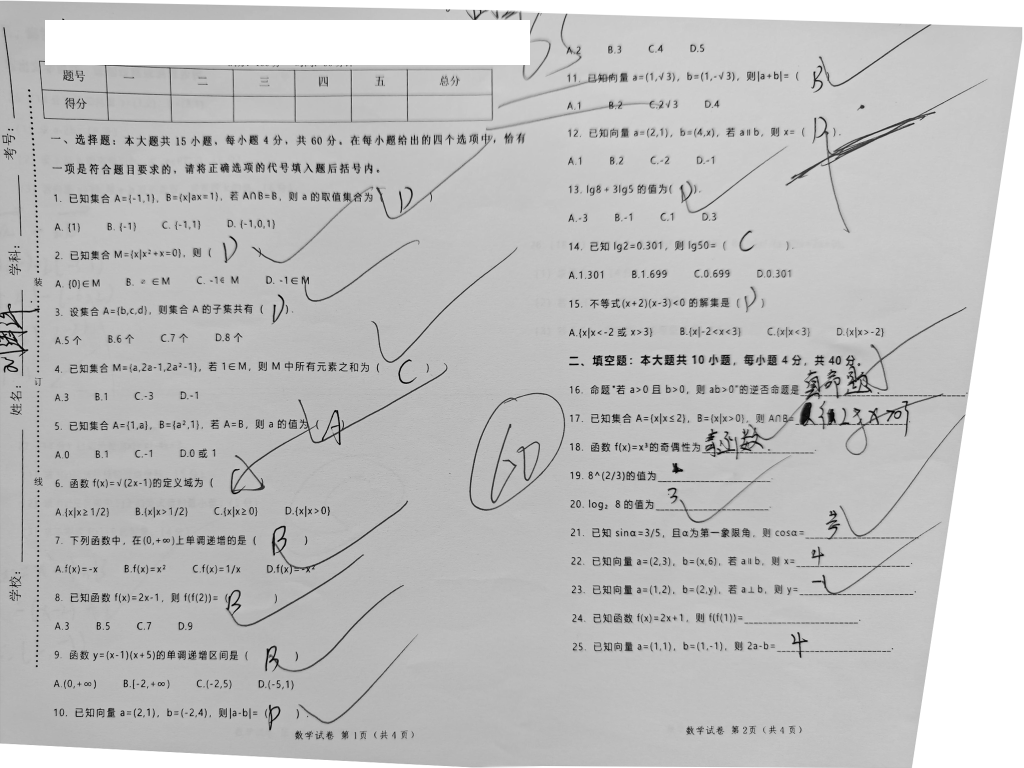
#> input picture desktop/worker/mathagent_worker/native/windows_nvidia_gpu/known_answer_1536x2048.pgm, 2048 x 1536 px (shown at 1/2 size)
$ python -i canonicalization.py   (imports and definitions only)
#> lines starting #> are read from the running program, lines starting #| are printed output that depends on the picture; after the words box and inside, x2 and y2 are one past the last pixel; in counts of white or black regions, pixels touching at a corner belong together
#> further down, picture is the input picture: shape (1536, 2048, 3); min 0, max 255, mean 192.1
from __future__ import annotations

import hashlib
import io
import json
import math
import os
import re
import uuid
from dataclasses import dataclass
from pathlib import Path
from typing import Any

import cv2
import numpy as np
from PIL import Image, ImageOps


CANONICALIZATION_VERSION = "paper-canonical-v1"
CANONICALIZATION_ALGORITHM = "opencv_page_quad_v1"
CANONICAL_COORDINATE_SYSTEM = "canonical_template_v1"
CANONICAL_SOURCE_COORDINATE_SYSTEM = "exif_display_pixels_top_left"
CANONICAL_PAGE_LONG_EDGE = 2000
CANONICAL_PAGE_MARGIN = 32
MAX_IMAGE_EDGE = 2200
MAX_SOURCE_PIXELS = 16_000_000

_SHA256_RE = re.compile(r"[0-9a-f]{64}\Z")
_SOURCE_SUFFIXES = {".jpg", ".jpeg", ".png"}
_METADATA_KEYS = {
    "version",
    "algorithm",
    "source_sha256",
    "source_format",
    "exif_orientation",
    "encoded_width",
    "encoded_height",
    "source_width",
    "source_height",
    "source_coordinate_space",
    "canonical_coordinate_space",
    "source_to_canonical",
    "detected_page_quad",
    "detection_method",
    "confidence",
    "page_margin_px",
    "canonical_sha256",
    "canonical_width",
    "canonical_height",
}


class TemplateCanonicalizationError(ValueError):
    """A bounded failure that is safe to return over the sidecar protocol."""

    def __init__(self, code: str):
        super().__init__(code)
        self.code = code


@dataclass(frozen=True)
class CanonicalTemplateResult:
    canonical_path: Path
    canonicalization: dict[str, Any]

    # [5 lines left out: function protocol_payload, not called in this run]


@dataclass(frozen=True)
class _LoadedTemplateSource:
    rgb: np.ndarray
    source_format: str
    encoded_width: int
    encoded_height: int
    display_width: int
    display_height: int
    exif_orientation: int
    display_to_work_x: float
    display_to_work_y: float


def _raise(code: str) -> None:
    raise TemplateCanonicalizationError(code)


# [140 lines left out: functions _provided_absolute_path, _inside, _resolve_paths, _sha256_file, _flatten_to_rgb, _resize_long_edge and 1 more, not called in this run]


def _order_page_quad(points: np.ndarray) -> np.ndarray:
    quad = np.asarray(points, dtype=np.float32).reshape(4, 2)
    ordered = np.empty((4, 2), dtype=np.float32)
    sums = quad.sum(axis=1)
    differences = quad[:, 0] - quad[:, 1]
    ordered[0] = quad[int(np.argmin(sums))]
    ordered[1] = quad[int(np.argmax(differences))]
    ordered[2] = quad[int(np.argmax(sums))]
    ordered[3] = quad[int(np.argmin(differences))]
    if len({tuple(float(value) for value in point) for point in ordered}) != 4:
        raise ValueError("ambiguous_boundary")
    return ordered


def _page_content_metrics(gray: np.ndarray) -> tuple[float, float]:
    inset_y = max(2, gray.shape[0] // 50)
    inset_x = max(2, gray.shape[1] // 50)
    content = gray[inset_y:-inset_y, inset_x:-inset_x]
    if content.size == 0:
        content = gray
    return float(np.mean(content < 220)), float(np.std(content))


def _full_frame_page_confidence(gray: np.ndarray) -> float:
    border_width = max(3, min(gray.shape[:2]) // 100)
    borders = (
        gray[:border_width, :].ravel(),
        gray[-border_width:, :].ravel(),
        gray[:, :border_width].ravel(),
        gray[:, -border_width:].ravel(),
    )
    light_fractions = [float(np.mean(border > 185)) for border in borders]
    border_means = [float(np.mean(border)) for border in borders]
    dark_ratio, contrast = _page_content_metrics(gray)
    if (
        min(light_fractions) < 0.90
        or min(border_means) < 205.0
        or dark_ratio < 0.0015
        or contrast < 5.0
    ):
        return 0.0
    return min(0.94, 0.82 + min(0.10, dark_ratio * 2.0))


def _full_frame_content_confidence(gray: np.ndarray) -> float:
    """Allow an already-cropped template to use the complete image as its page.

    Scanner output and tightly cropped teacher templates often contain no visible
    paper corners or bright border.  The image boundary is still a valid template
    coordinate system as long as the page contains usable printed content.
    """

    inset_y = max(2, int(round(gray.shape[0] * 0.15)))
    inset_x = max(2, int(round(gray.shape[1] * 0.15)))
    interior = gray[inset_y:-inset_y, inset_x:-inset_x]
    if interior.size == 0:
        interior = gray
    dark_ratio = float(np.mean(interior < 220))
    contrast = float(np.std(interior))
    if dark_ratio < 0.0015 or contrast < 5.0:
        return 0.0
    return min(0.80, 0.70 + min(0.10, dark_ratio * 2.0))


def _approximate_quad(contour: np.ndarray) -> np.ndarray | None:
    hull = cv2.convexHull(contour)
    perimeter = cv2.arcLength(hull, True)
    if perimeter <= 0:
        return None
    for ratio in (0.015, 0.02, 0.025, 0.03, 0.04, 0.05):
        approximation = cv2.approxPolyDP(hull, ratio * perimeter, True)
        if len(approximation) == 4 and cv2.isContourConvex(approximation):
            return approximation.reshape(4, 2).astype(np.float32)
    return None


def _detect_page_quad(rgb: np.ndarray) -> tuple[np.ndarray, str, float]:
    height, width = rgb.shape[:2]
#> height = 1536; width = 2048
    if min(width, height) < 160:
        raise ValueError("page_too_small")

    detection_scale = min(1.0, 1200.0 / max(width, height))
#> detection_scale = 0.586
    if detection_scale < 1.0:
        detect_rgb = cv2.resize(
            rgb,
            (
                max(1, int(round(width * detection_scale))),
                max(1, int(round(height * detection_scale))),
            ),
            interpolation=cv2.INTER_AREA,
        )
    else:
        detect_rgb = rgb
    gray = cv2.cvtColor(detect_rgb, cv2.COLOR_RGB2GRAY)
    blurred = cv2.GaussianBlur(gray, (5, 5), 0)
    _threshold, otsu = cv2.threshold(
        blurred, 0, 255, cv2.THRESH_BINARY + cv2.THRESH_OTSU
    )
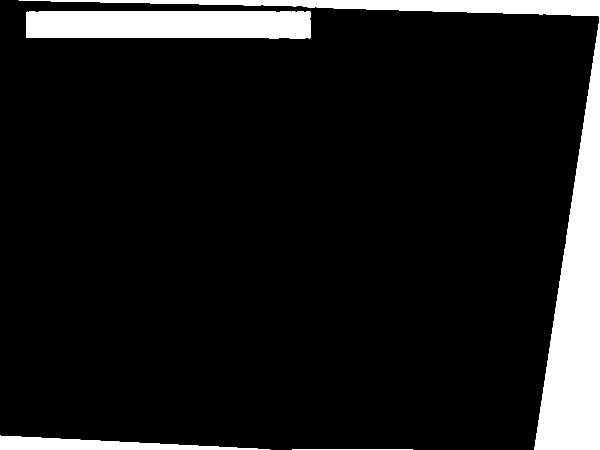
#> otsu: shape (900, 1200) (shown at 1/2 size); 10.5% white; 4 white regions, box (x1, y1, x2, y2) and area: (37, 0, 1200, 900) 75120, (53, 23, 622, 77) 30132, (0, 871, 541, 900) 8082, (584, 898, 826, 900) 400
    fixed = cv2.threshold(blurred, 180, 255, cv2.THRESH_BINARY)[1]
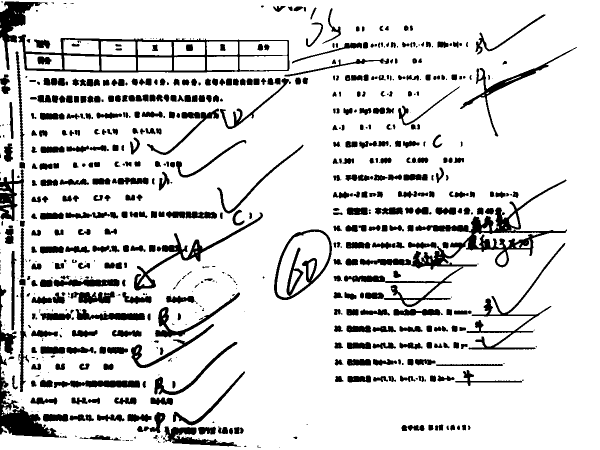
#> fixed: shape (900, 1200) (shown at 1/2 size); 85.7% white; 680 black regions (191 under 20 px), largest, box (x1, y1, x2, y2) and area: (688, 359, 1134, 614) 13519, (36, 69, 579, 145) 7658, (0, 706, 118, 875) 5259
    edges = cv2.Canny(blurred, 40, 140)
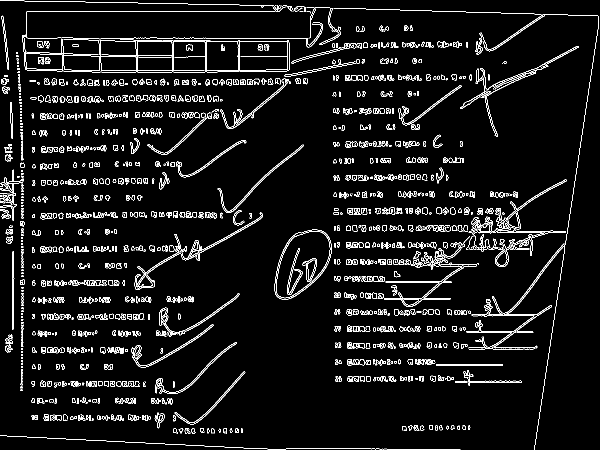
#> edges: shape (900, 1200) (shown at 1/2 size); 5.7% white in thin lines or dots
    kernel_size = max(5, int(round(min(gray.shape) * 0.012)))
#> kernel_size = 11
    if kernel_size % 2 == 0:
        kernel_size += 1
    kernel = cv2.getStructuringElement(cv2.MORPH_RECT, (kernel_size, kernel_size))
    masks = [
        cv2.morphologyEx(otsu, cv2.MORPH_CLOSE, kernel),
        cv2.morphologyEx(fixed, cv2.MORPH_CLOSE, kernel),
        cv2.morphologyEx(edges, cv2.MORPH_CLOSE, kernel),
    ]

    image_area = float(gray.shape[0] * gray.shape[1])
#> image_area = 1080000
    candidates: list[tuple[float, np.ndarray, float]] = []
    for mask in masks:
        contours, _hierarchy = cv2.findContours(
            mask, cv2.RETR_LIST, cv2.CHAIN_APPROX_SIMPLE
        )
        for contour in contours:
            contour_area = abs(float(cv2.contourArea(contour)))
            area_ratio = contour_area / image_area
            if area_ratio < 0.30 or area_ratio > 0.995:
                continue
            raw_quad = _approximate_quad(contour)
            if raw_quad is None:
                continue
            try:
                quad = _order_page_quad(raw_quad)
            except ValueError:
                continue
            polygon_area = abs(float(cv2.contourArea(quad)))
            if polygon_area / image_area < 0.30:
                continue
            side_lengths = [
                float(np.linalg.norm(quad[(index + 1) % 4] - quad[index]))
                for index in range(4)
            ]
            if min(side_lengths) < min(gray.shape) * 0.28:
                continue
            rectangle = cv2.minAreaRect(quad)
            rectangle_area = max(1.0, float(rectangle[1][0] * rectangle[1][1]))
            rectangularity = min(1.0, polygon_area / rectangle_area)
            interior_mask = np.zeros_like(gray)
            cv2.fillConvexPoly(interior_mask, np.rint(quad).astype(np.int32), 255)
            content_inset = max(3, min(gray.shape) // 100)
            content_kernel = cv2.getStructuringElement(
                cv2.MORPH_RECT,
                (content_inset, content_inset),
            )
            content_mask = cv2.erode(interior_mask, content_kernel)
            interior = gray[content_mask == 255]
            if interior.size == 0:
                continue
            if float(np.mean(interior < 220)) < 0.0015 or float(np.std(interior)) < 5.0:
                continue
            brightness = float(np.mean(interior)) / 255.0
            score = area_ratio * 0.55 + rectangularity * 0.30 + brightness * 0.15
            candidates.append((score, quad, area_ratio))
#> this loop made 3 passes
#> interior_mask: shape (900, 1200); every value is 255
#> after the loop, candidates = [(0.958, [[0, 0], [1199, 0], [1199, 899], [0, 899]], 0.991)]

    full_frame_confidence = _full_frame_page_confidence(gray)
#> in _full_frame_page_confidence, `light_fractions = [float(np.mean(border > 185)) for border in borders]`: light_fractions = [0.862, 0.88, 0.101, 1]
#> in _full_frame_page_confidence, `border_means = [float(np.mean(border)) for border in borders]`: border_means = [242.7, 225.4, 179.1, 253.2]
#> in _page_content_metrics, `content = gray[inset_y:-inset_y, inset_x:-inset_x]`:
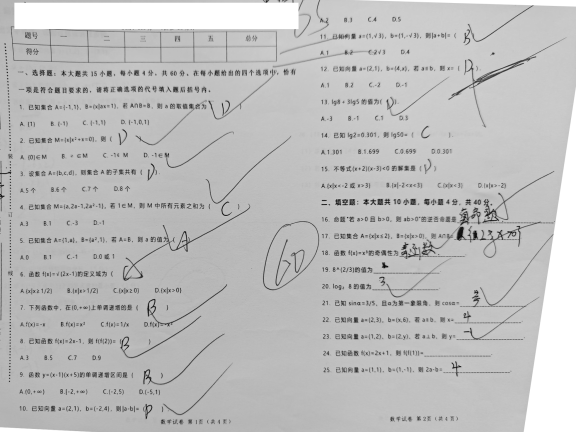
#> content: shape (864, 1152) (shown at 1/2 size); min 1, max 255, mean 189.9
#> in _full_frame_page_confidence, `dark_ratio, contrast = _page_content_metrics(gray)`: dark_ratio = 0.929; contrast = 29.54
#> full_frame_confidence = 0
    content_frame_confidence = _full_frame_content_confidence(gray)
#> in _full_frame_content_confidence, `interior = gray[inset_y:-inset_y, inset_x:-inset_x]`:
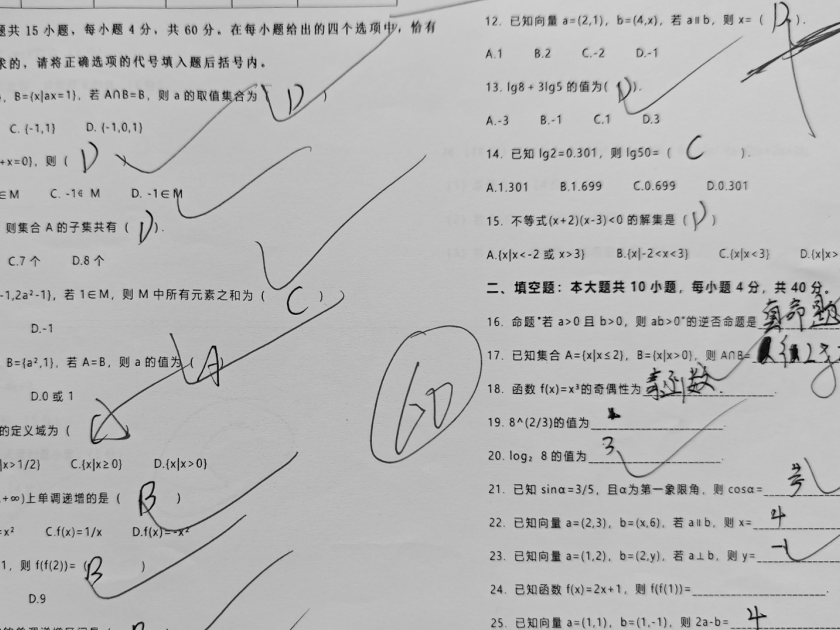
#> interior: shape (630, 840); min 1, max 210, mean 183.8
#> in _full_frame_content_confidence, `dark_ratio = float(np.mean(interior < 220))`: dark_ratio = 1
#> in _full_frame_content_confidence, `contrast = float(np.std(interior))`: contrast = 26.15
#> content_frame_confidence = 0.8
    if candidates:
        score, quad, _area_ratio = max(candidates, key=lambda item: item[0])
#> score = 0.958; quad = [[0, 0], [1199, 0], [1199, 899], [0, 899]]
        edge_margin = max(2.0, min(gray.shape) * 0.012)
#> edge_margin = 10.8
        touches = [
            point[0] <= edge_margin
            or point[1] <= edge_margin
            or point[0] >= gray.shape[1] - 1 - edge_margin
            or point[1] >= gray.shape[0] - 1 - edge_margin
            for point in quad
        ]
#> touches = [True, True, True, True]
        if any(touches):
            # A contour touching the image edge does not prove that required
            # template content is missing.  Prefer the complete image as the
            # template coordinate system instead of rejecting scanner output.
            pass
        elif score >= 0.68:
            confidence = min(0.99, 0.68 + max(0.0, score - 0.68) * 1.4)
            return quad / float(detection_scale), "detected_quadrilateral", confidence

    fallback_confidence = max(full_frame_confidence, content_frame_confidence)
#> fallback_confidence = 0.8
    if fallback_confidence > 0.0:
        return np.asarray(
            [
                [0.0, 0.0],
                [width - 1.0, 0.0],
                [width - 1.0, height - 1.0],
                [0.0, height - 1.0],
            ],
            dtype=np.float32,
        ), "full_frame_scan", fallback_confidence
    raise ValueError("page_boundary_low_confidence")


# [273 lines left out: functions _canonical_page, _encode_png, _validate_metadata, _write_atomic, canonicalize_template, not called in this run]

>>> import cv2
>>> picture = cv2.cvtColor(cv2.imread('native/windows_nvidia_gpu/known_answer_1536x2048.pgm'), cv2.COLOR_BGR2RGB)
>>> result = _detect_page_quad(picture)
#> result = ([[0, 0], [2047, 0], [2047, 1535], [0, 1535]], 'full_frame_scan', 0.8)
